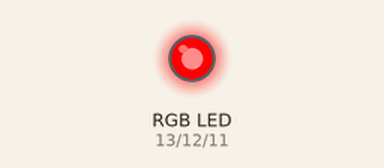
Simulated run of this sketch. Board: Arduino Uno, built with avr-gcc and run on an emulated ATmega328P. Shown: an RGB LED mixed from three pins (HIGH = lit).

Above: at 0.5 s.
At 2.5 s:
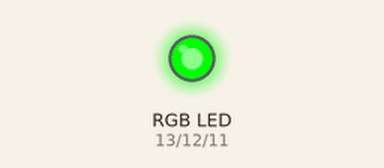
At 4.5 s:
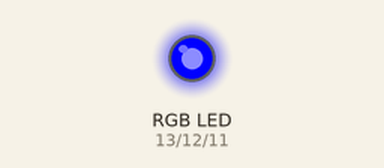
At 5.5 s:
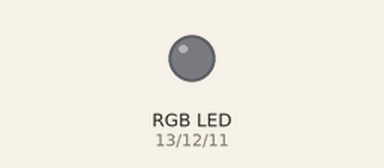
Timing chart, 0 to 7.8 s (numbered marks = the images above):
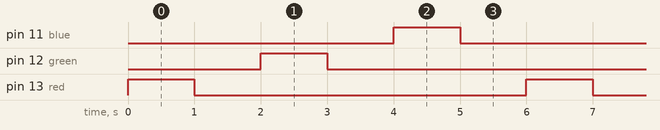

The sketch:

rgb_lightning_1.ino
```cpp
int red=13;
int green=12;
int blue=11;
void setup() {
  // put your setup code here, to run once:
  Serial.begin(9600);
  pinMode(red, OUTPUT);
  pinMode(green, OUTPUT);
  pinMode(blue, OUTPUT);

}

void loop() {
  // put your main code here, to run repeatedly:
  rgbBlink();
}
void rgbBlink()
{
  digitalWrite(red, HIGH);
  delay(1000);
  digitalWrite(red, LOW);
  delay(1000);

  digitalWrite(green, HIGH);
  delay(1000);
  digitalWrite(green, LOW);
  delay(1000);

  digitalWrite(blue, HIGH);
  delay(1000);
  digitalWrite(blue, LOW);
  delay(1000);

}
```

Measured:
- by itself, pin 11 (blue), pin 12 (green), pin 13 (red): alternates HIGH for 1.0 s and LOW for 5.0 s
- by itself, everything shown: repeats every 6.0 s, in 6 steps
